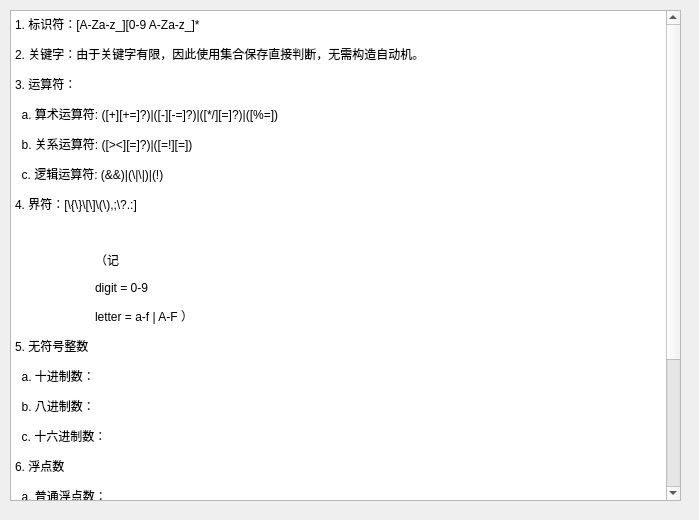
<?xml version="1.0" encoding="UTF-8"?>
<ui version="4.0">
 <class>LexicalDefinition</class>
 <widget class="QWidget" name="LexicalDefinition">
  <property name="geometry">
   <rect>
    <x>0</x>
    <y>0</y>
    <width>699</width>
    <height>520</height>
   </rect>
  </property>
  <property name="windowTitle">
   <string>词法定义</string>
  </property>
  <widget class="QTextBrowser" name="textBrowser">
   <property name="geometry">
    <rect>
     <x>10</x>
     <y>10</y>
     <width>671</width>
     <height>491</height>
    </rect>
   </property>
   <property name="html">
    <string>&lt;!DOCTYPE HTML PUBLIC &quot;-//W3C//DTD HTML 4.0//EN&quot; &quot;http://www.w3.org/TR/REC-html40/strict.dtd&quot;&gt;
&lt;html&gt;&lt;head&gt;&lt;meta name=&quot;qrichtext&quot; content=&quot;1&quot; /&gt;&lt;style type=&quot;text/css&quot;&gt;
p, li { white-space: pre-wrap; }
&lt;/style&gt;&lt;/head&gt;&lt;body style=&quot; font-family:'SimSun'; font-size:9pt; font-weight:400; font-style:normal;&quot;&gt;
&lt;p style=&quot; margin-top:12px; margin-bottom:12px; margin-left:0px; margin-right:0px; -qt-block-indent:0; text-indent:0px;&quot;&gt;&lt;span style=&quot; font-family:'宋体';&quot;&gt;1. 标识符：&lt;/span&gt;[A-Za-z_][0-9 A-Za-z_]* &lt;/p&gt;
&lt;p style=&quot; margin-top:12px; margin-bottom:12px; margin-left:0px; margin-right:0px; -qt-block-indent:0; text-indent:0px;&quot;&gt;&lt;span style=&quot; font-family:'宋体';&quot;&gt;2. 关键字：由于关键字有限，因此使用集合保存直接判断，无需构造自动机。&lt;/span&gt; &lt;/p&gt;
&lt;p style=&quot; margin-top:12px; margin-bottom:12px; margin-left:0px; margin-right:0px; -qt-block-indent:0; text-indent:0px;&quot;&gt;&lt;span style=&quot; font-family:'宋体';&quot;&gt;3. 运算符：&lt;/span&gt; &lt;/p&gt;
&lt;p style=&quot; margin-top:12px; margin-bottom:12px; margin-left:0px; margin-right:0px; -qt-block-indent:0; text-indent:0px;&quot;&gt;  a. &lt;span style=&quot; font-family:'宋体';&quot;&gt;算术运算符&lt;/span&gt;: ([+][+=]?)|([-][-=]?)|([*/][=]?)|([%=]) &lt;/p&gt;
&lt;p style=&quot; margin-top:12px; margin-bottom:12px; margin-left:0px; margin-right:0px; -qt-block-indent:0; text-indent:0px;&quot;&gt;  b. &lt;span style=&quot; font-family:'宋体';&quot;&gt;关系运算符&lt;/span&gt;: ([&amp;gt;&amp;lt;][=]?)|([=!][=]) &lt;/p&gt;
&lt;p style=&quot; margin-top:12px; margin-bottom:12px; margin-left:0px; margin-right:0px; -qt-block-indent:0; text-indent:0px;&quot;&gt;  c. &lt;span style=&quot; font-family:'宋体';&quot;&gt;逻辑运算符&lt;/span&gt;: (&amp;amp;&amp;amp;)|(\|\|)|(!) &lt;/p&gt;
&lt;p style=&quot; margin-top:12px; margin-bottom:12px; margin-left:0px; margin-right:0px; -qt-block-indent:0; text-indent:0px;&quot;&gt;&lt;span style=&quot; font-family:'宋体';&quot;&gt;4. 界符：&lt;/span&gt;[\{\}\[\]\(\),;\?.:] &lt;/p&gt;
&lt;p style=&quot;-qt-paragraph-type:empty; margin-top:12px; margin-bottom:12px; margin-left:0px; margin-right:0px; -qt-block-indent:0; text-indent:0px;&quot;&gt;&lt;br /&gt;&lt;/p&gt;
&lt;p style=&quot; margin-top:12px; margin-bottom:12px; margin-left:0px; margin-right:0px; -qt-block-indent:0; text-indent:0px;&quot;&gt;	（记&lt;/p&gt;
&lt;p style=&quot; margin-top:12px; margin-bottom:12px; margin-left:0px; margin-right:0px; -qt-block-indent:0; text-indent:0px;&quot;&gt;	digit = 0-9 &lt;/p&gt;
&lt;p style=&quot; margin-top:12px; margin-bottom:12px; margin-left:0px; margin-right:0px; -qt-block-indent:0; text-indent:0px;&quot;&gt;	letter = a-f | A-F ）&lt;/p&gt;
&lt;p style=&quot; margin-top:12px; margin-bottom:12px; margin-left:0px; margin-right:0px; -qt-block-indent:0; text-indent:0px;&quot;&gt;&lt;span style=&quot; font-family:'宋体';&quot;&gt;5. 无符号整数&lt;/span&gt; &lt;/p&gt;
&lt;p style=&quot; margin-top:12px; margin-bottom:12px; margin-left:0px; margin-right:0px; -qt-block-indent:0; text-indent:0px;&quot;&gt;&lt;span style=&quot; font-family:'宋体';&quot;&gt;  a. 十进制数：&lt;/span&gt;&lt;img src=&quot;file:///C:/Users/龙桑/AppData/Local/Temp/msohtmlclip1/01/clip_image002.gif&quot; width=&quot;100&quot; height=&quot;16&quot; /&gt; &lt;/p&gt;
&lt;p style=&quot; margin-top:12px; margin-bottom:12px; margin-left:0px; margin-right:0px; -qt-block-indent:0; text-indent:0px;&quot;&gt;&lt;span style=&quot; font-family:'宋体';&quot;&gt;  b. 八进制数：&lt;/span&gt;&lt;img src=&quot;file:///C:/Users/龙桑/AppData/Local/Temp/msohtmlclip1/01/clip_image004.gif&quot; width=&quot;104&quot; height=&quot;16&quot; /&gt; &lt;/p&gt;
&lt;p style=&quot; margin-top:12px; margin-bottom:12px; margin-left:0px; margin-right:0px; -qt-block-indent:0; text-indent:0px;&quot;&gt;&lt;span style=&quot; font-family:'宋体';&quot;&gt;  c. 十六进制数：&lt;/span&gt;&lt;img src=&quot;file:///C:/Users/龙桑/AppData/Local/Temp/msohtmlclip1/01/clip_image006.gif&quot; width=&quot;359&quot; height=&quot;21&quot; /&gt; &lt;/p&gt;
&lt;p style=&quot; margin-top:12px; margin-bottom:12px; margin-left:0px; margin-right:0px; -qt-block-indent:0; text-indent:0px;&quot;&gt;&lt;span style=&quot; font-family:'宋体';&quot;&gt;6. 浮点数&lt;/span&gt; &lt;/p&gt;
&lt;p style=&quot; margin-top:12px; margin-bottom:12px; margin-left:0px; margin-right:0px; -qt-block-indent:0; text-indent:0px;&quot;&gt;&lt;span style=&quot; font-family:'宋体';&quot;&gt;  a. 普通浮点数：&lt;/span&gt;&lt;img src=&quot;file:///C:/Users/龙桑/AppData/Local/Temp/msohtmlclip1/01/clip_image008.gif&quot; width=&quot;153&quot; height=&quot;16&quot; /&gt; &lt;/p&gt;
&lt;p style=&quot; margin-top:12px; margin-bottom:12px; margin-left:0px; margin-right:0px; -qt-block-indent:0; text-indent:0px;&quot;&gt;&lt;span style=&quot; font-family:'宋体';&quot;&gt;  b. 科学计数法：&lt;/span&gt;&lt;img src=&quot;file:///C:/Users/龙桑/AppData/Local/Temp/msohtmlclip1/01/clip_image010.gif&quot; width=&quot;420&quot; height=&quot;25&quot; /&gt; &lt;/p&gt;
&lt;p style=&quot; margin-top:12px; margin-bottom:12px; margin-left:0px; margin-right:0px; -qt-block-indent:0; text-indent:0px;&quot;&gt;&lt;span style=&quot; font-family:'宋体';&quot;&gt;7. 字符常数：&lt;/span&gt;’(letter | &lt;span style=&quot; font-family:'宋体';&quot;&gt;运算符&lt;/span&gt; | digit | _ | &lt;span style=&quot; font-family:'宋体';&quot;&gt;界符&lt;/span&gt;)’ &lt;/p&gt;
&lt;p style=&quot; margin-top:12px; margin-bottom:12px; margin-left:0px; margin-right:0px; -qt-block-indent:0; text-indent:0px;&quot;&gt;&lt;span style=&quot; font-family:'宋体';&quot;&gt;8. 字符串常数：&lt;/span&gt;”(letter | digit | _ | &lt;span style=&quot; font-family:'宋体';&quot;&gt;运算符&lt;/span&gt; | &lt;span style=&quot; font-family:'宋体';&quot;&gt;界符&lt;/span&gt;)” &lt;/p&gt;
&lt;p style=&quot; margin-top:12px; margin-bottom:12px; margin-left:0px; margin-right:0px; -qt-block-indent:0; text-indent:0px;&quot;&gt;&lt;span style=&quot; font-family:'宋体';&quot;&gt;      （记&lt;/span&gt;a&lt;span style=&quot; font-family:'宋体';&quot;&gt;为&lt;/span&gt;*&lt;span style=&quot; font-family:'宋体';&quot;&gt;以外的字符，&lt;/span&gt;b&lt;span style=&quot; font-family:'宋体';&quot;&gt;为&lt;/span&gt;/&lt;span style=&quot; font-family:'宋体';&quot;&gt;以外的字符&lt;/span&gt; ）&lt;/p&gt;
&lt;p style=&quot; margin-top:12px; margin-bottom:12px; margin-left:0px; margin-right:0px; -qt-block-indent:0; text-indent:0px;&quot;&gt;&lt;span style=&quot; font-family:'宋体';&quot;&gt;9. 注释：&lt;/span&gt;&lt;img src=&quot;file:///C:/Users/龙桑/AppData/Local/Temp/msohtmlclip1/01/clip_image012.gif&quot; width=&quot;125&quot; height=&quot;16&quot; /&gt; &lt;/p&gt;
&lt;p style=&quot;-qt-paragraph-type:empty; margin-top:12px; margin-bottom:12px; margin-left:0px; margin-right:0px; -qt-block-indent:0; text-indent:0px;&quot;&gt;&lt;br /&gt;&lt;/p&gt;&lt;/body&gt;&lt;/html&gt;</string>
   </property>
  </widget>
 </widget>
 <resources/>
 <connections/>
</ui>
